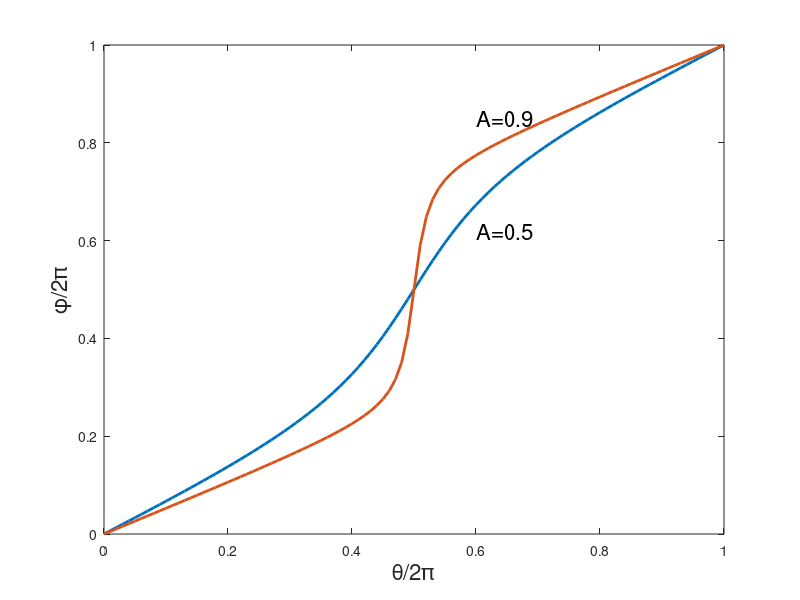
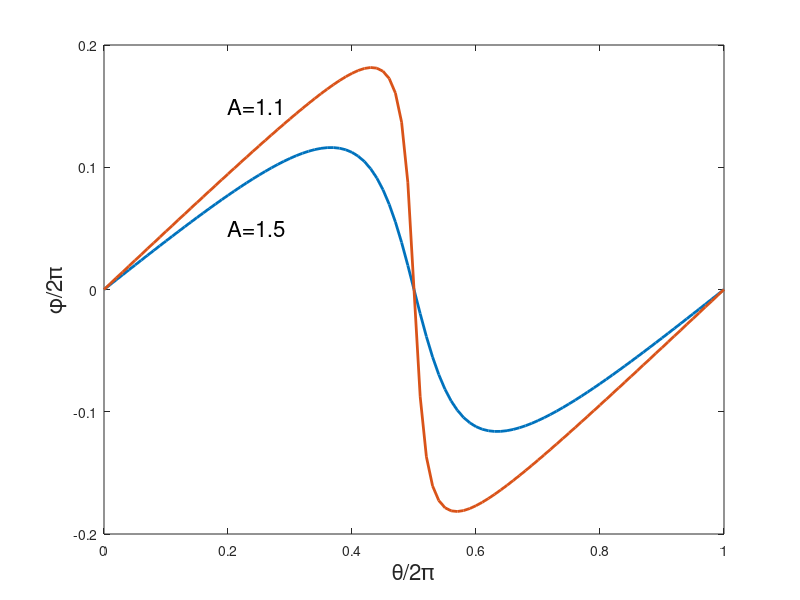
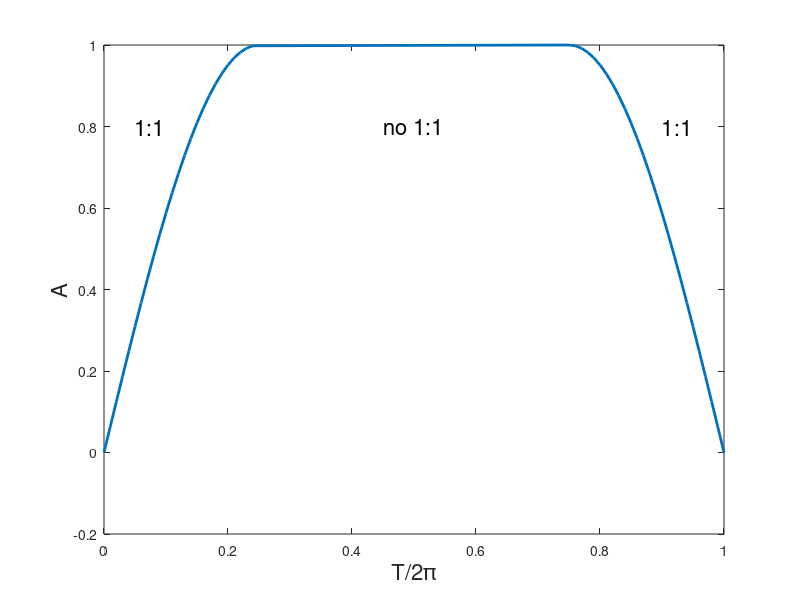
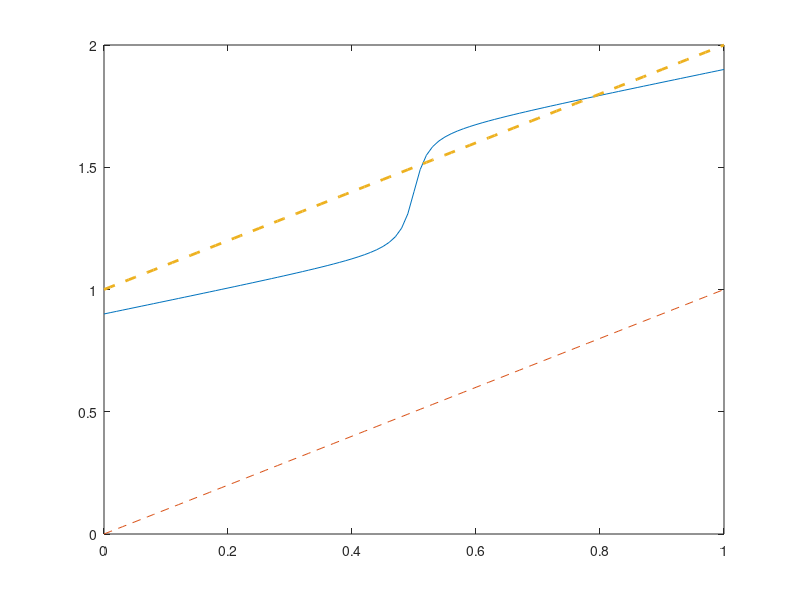

Write the MATLAB code that produced these figures, in order.
theta = [0:.01:1];
AA = [.5;.9]
for j=1:2
A = AA(j);
alf = 2*pi;

phi = atan(sin(alf*theta)./(A+cos(alf*theta)))/alf +(A+cos(alf*theta)<0)/2 ...
+(A<1).*((A+cos(alf*theta)>0)&(sin(alf*theta)<0));

figure(1)

plot(theta,phi,'linewidth',2)
hold on
end
hold off
text(.6,.62,'A=0.5','fontsize',16)
text(.6,.85,'A=0.9','fontsize',16)
xlabel('\theta/2\pi','fontsize',16)
ylabel('\phi/2\pi','fontsize',16)

AA = [1.5;1.1];
for j=1:2
A = AA(j);
alf = 2*pi;

phi = atan(sin(alf*theta)./(A+cos(alf*theta)))/alf +(A+cos(alf*theta)<0)/2 ...
+(A<1).*((A+cos(alf*theta)>0)&(sin(alf*theta)<0));

figure(2)

plot(theta,phi,'linewidth',2)
hold on
end
hold off
text(.2,.05,'A=1.5','fontsize',16)
text(.2,.15,'A=1.1','fontsize',16)
xlabel('\theta/2\pi','fontsize',16)
ylabel('\phi/2\pi','fontsize',16)

% plot critical curves
y = [0.25:.01:0.75];

A = -cos(alf*y);
T = y -1/4 + (y>=.5)/2;
figure(3)
plot(T,A,'linewidth',2)
text(.05,.8,'1:1','fontsize',16)
text(.9,.8,'1:1','fontsize',16)
text(.45,.8,'no 1:1','fontsize',16)
xlabel('T/2\pi','fontsize',16)
ylabel('A','fontsize',16)

% check this
y = .863;
A = -cos(alf*y);
T = y+1/4;

A = .9;
T = 0.9;
phi =T+ atan(sin(alf*theta)./(A+cos(alf*theta)))/alf +(A+cos(alf*theta)<0)/2 ...
+(A<1).*((A+cos(alf*theta)>0)&(sin(alf*theta)<0));

figure(4)

plot(theta,phi,theta,theta,'--',theta,theta+1,'--','linewidth',2)
